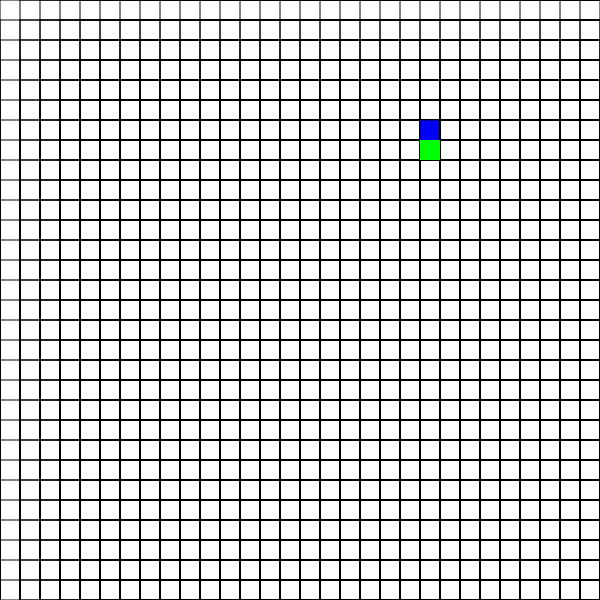
Frame 1 (no input)
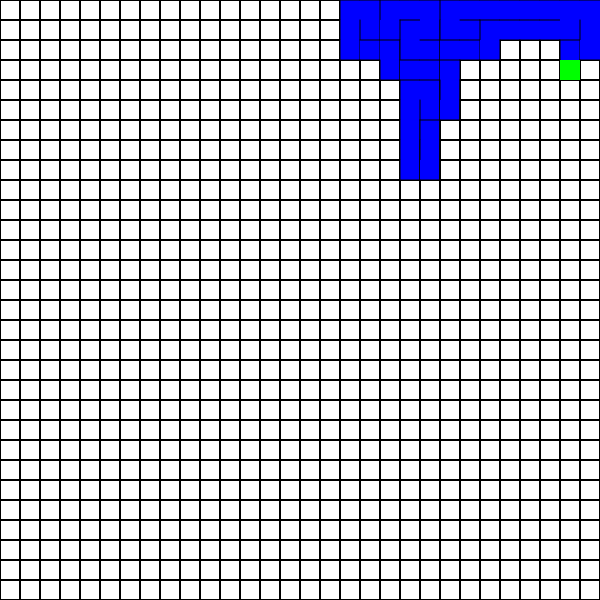
Frame 60 (no input)
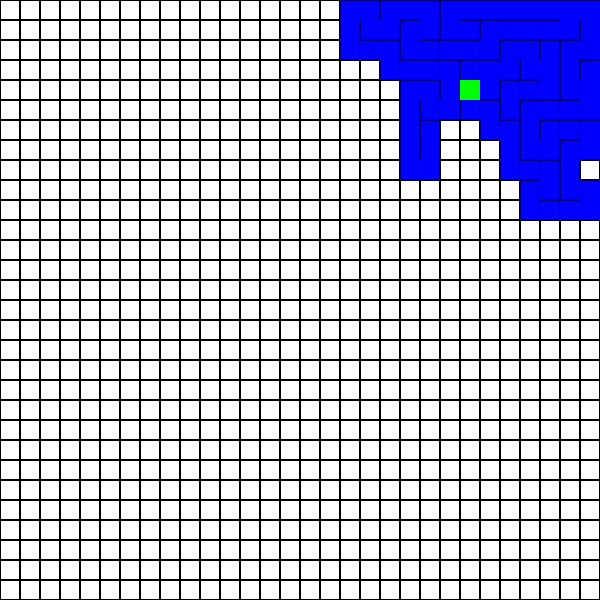
Frame 120 (the mouse pressed at the canvas centre since frame 60)

The p5.js sketch that drew these frames (run headless with seeded random() and noise() and a simulated clock; from frame 60 on, the mouse is pressed at the canvas centre):

// p5.js sketch
// ── sketch.js
var grid = [];
var current;
var stack = [];
var scl = 20;
var w = 600;
var h = 600;

var cols;
var rows;


function setup(){
    cols = w / scl;
    rows = h/ scl;

    createCanvas(w,h);

    // Fill the grid with Cells
    for (i = 0; i < cols; i++) {
        grid[i] = [];
        for (j = 0; j < rows; j++) {            
            grid[i][j] = new Cell(i,j,scl);
        }
    }

    // Add to every Cell its neighbors
    for (i = 0; i < cols; i++) {
        for (j = 0; j < rows; j++) {
            grid[i][j].addNeighbors(grid);
        }
    }

    current = grid[floor(random(0,cols))][floor(random(0,rows))]; // Randomly choose a cell
    current.visited = true; // Set the current Cell as visited
}

function draw(){
    update();
    // Draw all the cells
    for (i = 0; i < cols; i++) {
        for (j = 0; j < rows; j++) {
            grid[i][j].draw();
        }
    }

    // Paint the Current cell to green
    noStroke();
    fill(0,255,0);    
    rect(current.x, current.y, scl, scl);
}

function update(){
    var neighbors = current.checkNeighbors();
    var r = floor(random(0, neighbors.length));

    if(neighbors.length > 0){
        var neighbor = neighbors[r];

        //STEP 2 - Put the current Cell in the Stack (Backtrack)
        stack.push(current);

        //STEP 3 - Check which neihgbor was chosen and remove the walls between
        if (current.i + 1 == neighbor.i) {
            neighbor.walls[3].up = false;
            current.walls[1].up = false;
        }
        if (current.j + 1 == neighbor.j) {
            neighbor.walls[0].up = false;
            current.walls[2].up = false;
        }
        if (current.i - 1 == neighbor.i) {
            neighbor.walls[1].up = false;
            current.walls[3].up = false;
        }
        if (current.j - 1 == neighbor.j) {
            neighbor.walls[2].up = false;
            current.walls[0].up = false;
        }

        // STEP 4 - Set the chosen neighbor as visited and set as current Cell   
        neighbor.visited = true;
        current = neighbor;

    } else{
        // If the stack is not empty
        if (!stack.length == 0) {
            // Return one step in the backtrack and set as the Current Cell
            current = stack.pop();
        } else {
            noLoop();
        }
    }
}
// ── Cell.js
function Cell(_i,_j,_w){
    this.i = _i;
    this.j = _j;
    this.w = _w;
    this.x = _i * _w;
    this.y = _j * _w;
    this.visited = false;
    this.totalNeighbors = 0;
    this.neighbors = [];
    this.walls = [];

    for(a = 0; a < 4; a++){
        this.walls[a] = new Wall();
    }
}

Cell.prototype.draw = function(){
    if(this.visited){
        noStroke();
        fill(0,0,255);
        rect(this.x, this.y, this.w,this.w);
    }

    //TOP
    if (this.walls[0].up) {
        this.walls[0].draw(this.x, this.y, this.x + w, this.y);
    }
    //RIGHT
    if (this.walls[1].up) {
        this.walls[1].draw(this.x + w, this.y, this.x + w, this.y + w);
    }
    //BOTTOM
    if (this.walls[2].up) {
        this.walls[2].draw(this.x + w, this.y + w, this.x, this.y + w);
    }
    //LEFT
    if (this.walls[3].up) {
        this.walls[3].draw(this.x, this.y + w, this.x, this.y);
    }
}

Cell.prototype.checkNeighbors = function(){
    n = [];
    for(i = 0; i < this.neighbors.length; i++){
        if(!this.neighbors[i].visited){
            n.push(this.neighbors[i]);
        }
    }
    return n;
}

Cell.prototype.addNeighbors = function(grid){
    if (this.j > 0) {
        // TOP
        this.neighbors.push(grid[this.i][this.j - 1]);
    }
    if (this.i < grid.length - 1) {
        // RIGHT
        this.neighbors.push(grid[this.i + 1][this.j]);
    }
    if (this.j < grid[0].length - 1) {
        // BOTTOM
        this.neighbors.push(grid[this.i][this.j + 1]);
    }
    if (this.i > 0) {
        // LEFT
        this.neighbors.push(grid[this.i - 1][this.j]);
    }
}

function Wall(){
    this.up = true;
}

Wall.prototype.draw = function(x1,y1,x2,y2){
    stroke(0);
    line(x1,y1,x2,y2);
}
